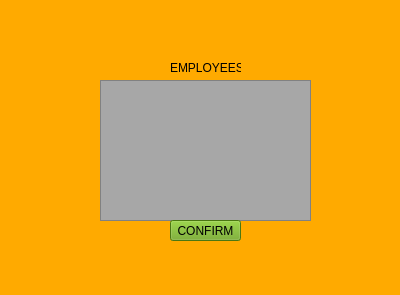
<?xml version="1.0" encoding="UTF-8"?>
<ui version="4.0">
 <class>Form</class>
 <widget class="QWidget" name="Form">
  <property name="geometry">
   <rect>
    <x>0</x>
    <y>0</y>
    <width>400</width>
    <height>295</height>
   </rect>
  </property>
  <property name="windowTitle">
   <string>Form</string>
  </property>
  <property name="styleSheet">
   <string notr="true">background-color: rgb(255, 170, 0);</string>
  </property>
  <widget class="QLabel" name="label_9">
   <property name="geometry">
    <rect>
     <x>170</x>
     <y>60</y>
     <width>71</width>
     <height>16</height>
    </rect>
   </property>
   <property name="text">
    <string>EMPLOYEES</string>
   </property>
  </widget>
  <widget class="QListWidget" name="txt_emplist">
   <property name="geometry">
    <rect>
     <x>100</x>
     <y>80</y>
     <width>211</width>
     <height>141</height>
    </rect>
   </property>
   <property name="styleSheet">
    <string notr="true">background-color: rgb(167, 167, 167);
color: rgb(0, 0, 0);</string>
   </property>
  </widget>
  <widget class="QPushButton" name="btm_emp_confirm">
   <property name="geometry">
    <rect>
     <x>170</x>
     <y>220</y>
     <width>71</width>
     <height>21</height>
    </rect>
   </property>
   <property name="styleSheet">
    <string notr="true">color: rgb(0, 0, 0);
background-color: rgb(105, 166, 25);</string>
   </property>
   <property name="text">
    <string>CONFIRM</string>
   </property>
  </widget>
 </widget>
 <resources/>
 <connections/>
</ui>
